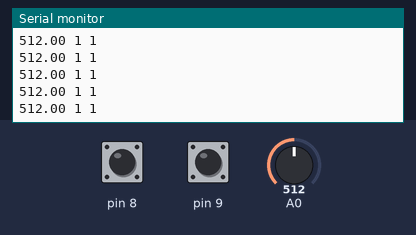
Simulated run of this sketch. Board: Arduino Uno, built with avr-gcc and run on an emulated ATmega328P. Shown: the last lines printed to the serial monitor. The test bench sets the inputs (shaded band); at power-on: A0 = 512, pin 8 HIGH, pin 9 HIGH.

Above: at 1.2 s.
1.3 s: A0 set to 107
At 1.9 s:
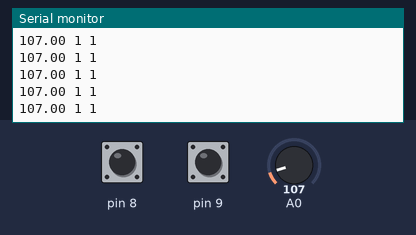
4.3 s: A0 set to 93
At 5.2 s:
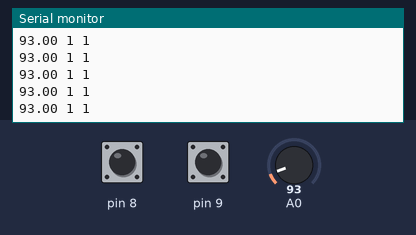
5.8 s: A0 set to 11
At 6.6 s:
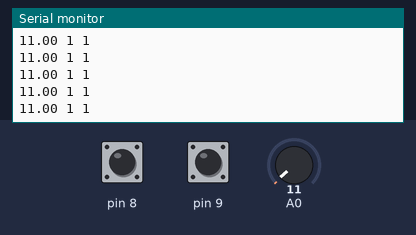
7.3 s: A0 set to 8
At 7.8 s:
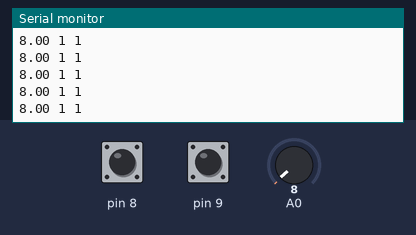
Timing chart, 0 to 10.3 s (numbered marks = the images above; inputs shaded):
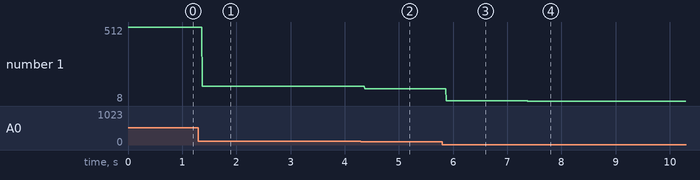

The sketch:

racing_wheel_arduino.ino
```cpp
void setup() {
  Serial.begin(9600);
  pinMode(8, INPUT_PULLUP);
  pinMode(9, INPUT_PULLUP);
}

void loop() {
  float handle = analogRead(A0);
  int accelerate = digitalRead(8);
  int breakbtn = digitalRead(9);
  String var = String(handle) + " " + String(accelerate) + " " + String(breakbtn);
  Serial.println(var);

}
```

Measured:
- after the input at 1.3 s, the serial monitor: prints a new line after 0.07 s (image 1)
- after the input at 4.3 s, the serial monitor: prints a new line after 0.07 s (image 2)
- after the input at 5.8 s, the serial monitor: prints a new line after 0.08 s (image 3)
- after the input at 7.3 s, the serial monitor: prints a new line after 0.08 s (image 4)
- plotted number 1: 512 → 107 after the input at 1.3 s, 107 → 93 after the input at 4.3 s, 93 → 11 after the input at 5.8 s, 11 → 8 after the input at 7.3 s
